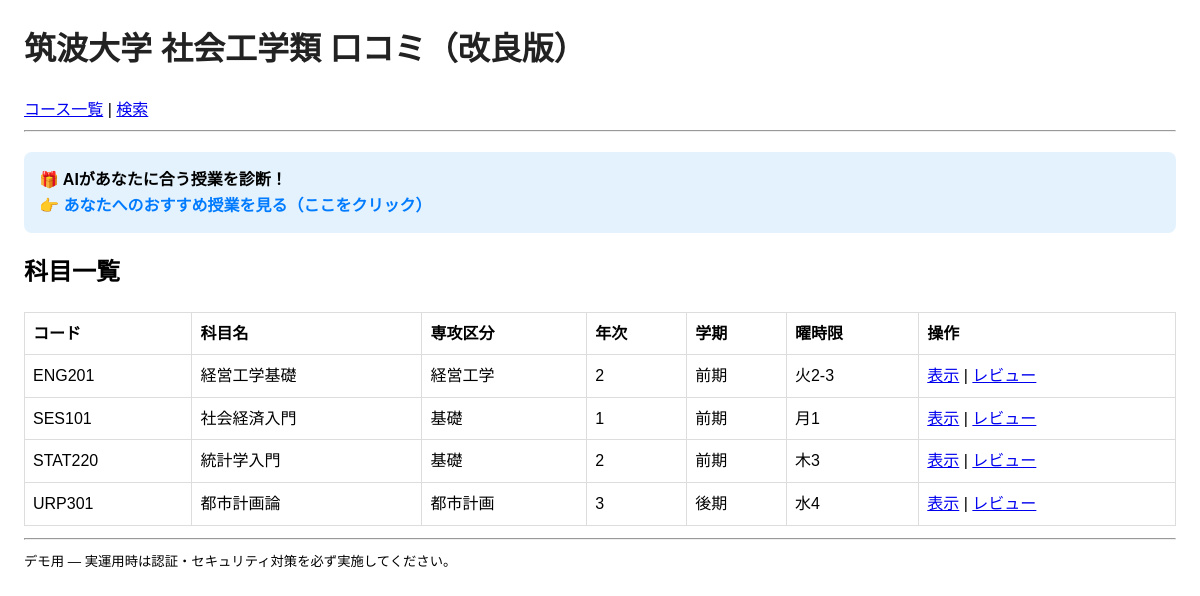
The page / on the database its author committed.
### tables this page shows
CREATE TABLE courses (
        id INTEGER PRIMARY KEY AUTOINCREMENT,
        code TEXT UNIQUE,
        title TEXT,
        area TEXT,            -- 専攻区分（例: 基礎, 社会経済システム, 経営工学, 都市計画, その他）
        year INTEGER,         -- 標準履修年次（例: 1,2,3,4）
        semester TEXT,        -- 実施学期（例: 前期, 後期, 通年）
        schedule TEXT,        -- 曜時限（例: 月1, 火3-4）
        credits REAL,
        syllabus_url TEXT
    );

### app.py (the view)
@app.route("/")
def index():
    courses = query_db("SELECT * FROM courses ORDER BY code")
    return render_template("index.html", courses=courses)

### app.py (called while the page is built)
def get_db():
    db = getattr(g, "_database", None)
    if db is None:
        db = sqlite3.connect(DATABASE)
        db.row_factory = sqlite3.Row
        g._database = db
    return db

@app.teardown_appcontext
def close_connection(exception):
    db = getattr(g, "_database", None)
    if db is not None:
        db.close()

def query_db(query, args=(), one=False):
    cur = get_db().execute(query, args)
    rv = cur.fetchall()
    cur.close()
    return (rv[0] if rv else None) if one else rv

### templates/index.html
{% extends "layout.html" %}
{% block content %}
<div style="margin: 20px 0; padding: 15px; background-color: #e3f2fd; border-radius: 8px;">
    <strong>🎁 AIがあなたに合う授業を診断！</strong><br>
    <a href="{{ url_for('show_recommendations') }}" style="color: #007bff; font-weight: bold; text-decoration: none;">
        👉 あなたへのおすすめ授業を見る（ここをクリック）
    </a>
</div>
<h2>科目一覧</h2>
<table class="courses">
  <thead><tr><th>コード</th><th>科目名</th><th>専攻区分</th><th>年次</th><th>学期</th><th>曜時限</th><th>操作</th></tr></thead>
  <tbody>
  {% for c in courses %}
    <tr>
      <td>{{ c['code'] }}</td>
      <td>{{ c['title'] }}</td>
      <td>{{ c['area'] or '-' }}</td>
      <td>{{ c['year'] or '-' }}</td>
      <td>{{ c['semester'] or '-' }}</td>
      <td>{{ c['schedule'] or '-' }}</td>
      <td><a href="{{ url_for('course_view', course_id=c['id']) }}">表示</a> |
          <a href="{{ url_for('add_review', course_id=c['id']) }}">レビュー</a></td>
    </tr>
  {% endfor %}
  </tbody>
</table>
{% endblock %}

### templates/layout.html (shortened to what this page needs)
<!doctype html>
<html lang="ja">
<head>
  <link rel="stylesheet" href="{{ url_for('static', filename='style.css') }}">
</head>
<body>
  <header>
    <h1><a href="{{ url_for('index') }}">筑波大学 社会工学類 口コミ（改良版）</a></h1>
    <nav>
      <a href="{{ url_for('index') }}">コース一覧</a> |
      <a href="{{ url_for('search') }}">検索</a>
    </nav>
    <hr>
  </header>
  <main>
    {% block content %}{% endblock %}
  </main>
  <footer>
    <hr>
    <small>デモ用 — 実運用時は認証・セキュリティ対策を必ず実施してください。</small>
  </footer>
</body>
</html>

### static/style.css (style rules this page uses)
body { font-family: "Hiragino Kaku Gothic ProN", "Meiryo", sans-serif; margin: 24px; line-height: 1.6; }
header h1 a { text-decoration: none; color: #222; }
.courses { width: 100%; border-collapse: collapse; margin-bottom: 12px; }
.courses th, .courses td { border: 1px solid #ddd; padding: 8px; text-align: left; }

### rows shown on the page
courses: code "ENG201", title "経営工学基礎", area "経営工学", year "2", semester "前期", schedule "火2-3"
courses: code "SES101", title "社会経済入門", area "基礎", year "1", semester "前期", schedule "月1"
courses: code "STAT220", title "統計学入門", area "基礎", year "2", semester "前期", schedule "木3"
courses: code "URP301", title "都市計画論", area "都市計画", year "3", semester "後期", schedule "水4"
